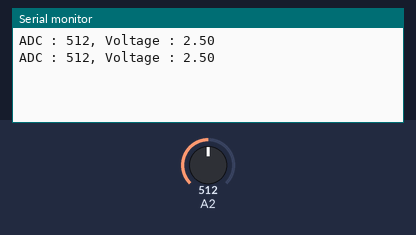
Bench run of a sketch on a simulated Arduino Uno, built with avr-gcc and run on an emulated ATmega328P. On the bench: the last lines printed to the serial monitor. The test bench sets the inputs (shaded band); at power-on: A2 = 512.

Above: at 1.8 s.
1.9 s: A2 set to 716
At 2.8 s:
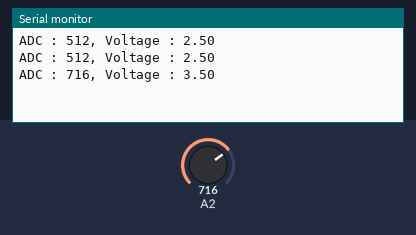
3.4 s: A2 set to 900
At 4.8 s:
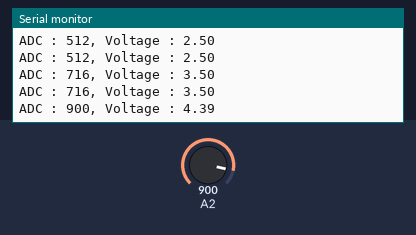
Timing chart, 0 to 6.4 s (numbered marks = the images above; inputs shaded):
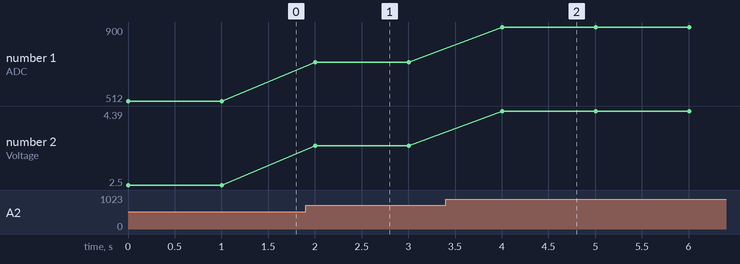

Measured:
- after the input at 1.9 s, the serial monitor: prints a new line after 0.10 s (image 1)
- after the input at 3.4 s, the serial monitor: prints a new line after 0.60 s (image 2)
- plotted number 1: 512 → 716 after the input at 1.9 s, 716 → 900 after the input at 3.4 s
- plotted number 2: 2.5 → 3.5 after the input at 1.9 s, 3.5 → 4.39 after the input at 3.4 s

The sketch:

Light_Sensor_CDS.ino
```cpp
void setup() {
  Serial.begin(9600); // 직렬 포트 초기화
}

void loop() {
  int reading = analogRead(56); // 조도 센서 읽기
  Serial.print("ADC : ");
  Serial.print(reading);
  // ADC 반환 값을 전압으로 변환
  float voltage = reading * 5.0 / 1024.0;
  Serial.print(", Voltage : ");
  Serial.println(voltage);
  delay(1000);
}
```
